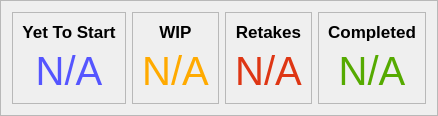
                          <widget class="QFrame" name="frame_34">
                           <property name="frameShape">
                            <enum>QFrame::StyledPanel</enum>
                           </property>
                           <property name="frameShadow">
                            <enum>QFrame::Raised</enum>
                           </property>
                           <layout class="QHBoxLayout" name="horizontalLayout_38">
                            <item>
                             <widget class="QFrame" name="frame_31">
                              <property name="frameShape">
                               <enum>QFrame::StyledPanel</enum>
                              </property>
                              <property name="frameShadow">
                               <enum>QFrame::Raised</enum>
                              </property>
                              <layout class="QVBoxLayout" name="verticalLayout_16">
                               <item>
                                <widget class="QLabel" name="label_13">
                                 <property name="font">
                                  <font>
                                   <family>Segoe UI</family>
                                   <pointsize>13</pointsize>
                                   <weight>75</weight>
                                   <bold>true</bold>
                                  </font>
                                 </property>
                                 <property name="text">
                                  <string>Yet To Start</string>
                                 </property>
                                 <property name="alignment">
                                  <set>Qt::AlignCenter</set>
                                 </property>
                                </widget>
                               </item>
                               <item>
                                <widget class="QLabel" name="sr_yts_lbl">
                                 <property name="font">
                                  <font>
                                   <family>Segoe UI</family>
                                   <pointsize>30</pointsize>
                                  </font>
                                 </property>
                                 <property name="styleSheet">
                                  <string notr="true">color: rgb(85, 85, 255);</string>
                                 </property>
                                 <property name="text">
                                  <string>N/A</string>
                                 </property>
                                 <property name="alignment">
                                  <set>Qt::AlignCenter</set>
                                 </property>
                                </widget>
                               </item>
                              </layout>
                             </widget>
                            </item>
                            <item>
                             <widget class="QFrame" name="frame_32">
                              <property name="frameShape">
                               <enum>QFrame::StyledPanel</enum>
                              </property>
                              <property name="frameShadow">
                               <enum>QFrame::Raised</enum>
                              </property>
                              <layout class="QVBoxLayout" name="verticalLayout_17">
                               <item>
                                <widget class="QLabel" name="label_18">
                                 <property name="font">
                                  <font>
                                   <family>Segoe UI</family>
                                   <pointsize>13</pointsize>
                                   <weight>75</weight>
                                   <bold>true</bold>
                                  </font>
                                 </property>
                                 <property name="text">
                                  <string>WIP</string>
                                 </property>
                                 <property name="alignment">
                                  <set>Qt::AlignCenter</set>
                                 </property>
                                </widget>
                               </item>
                               <item>
                                <widget class="QLabel" name="sr_wip_lbl">
                                 <property name="font">
                                  <font>
                                   <family>Segoe UI</family>
                                   <pointsize>30</pointsize>
                                  </font>
                                 </property>
                                 <property name="styleSheet">
                                  <string notr="true">color: rgb(255, 170, 0);</string>
                                 </property>
                                 <property name="text">
                                  <string>N/A</string>
                                 </property>
                                 <property name="alignment">
                                  <set>Qt::AlignCenter</set>
                                 </property>
                                </widget>
                               </item>
                              </layout>
                             </widget>
                            </item>
                            <item>
                             <widget class="QFrame" name="frame_35">
                              <property name="frameShape">
                               <enum>QFrame::StyledPanel</enum>
                              </property>
                              <property name="frameShadow">
                               <enum>QFrame::Raised</enum>
                              </property>
                              <layout class="QVBoxLayout" name="verticalLayout_18">
                               <item>
                                <widget class="QLabel" name="label_20">
                                 <property name="font">
                                  <font>
                                   <family>Segoe UI</family>
                                   <pointsize>13</pointsize>
                                   <weight>75</weight>
                                   <bold>true</bold>
                                  </font>
                                 </property>
                                 <property name="text">
                                  <string>Retakes</string>
                                 </property>
                                 <property name="alignment">
                                  <set>Qt::AlignCenter</set>
                                 </property>
                                </widget>
                               </item>
                               <item>
                                <widget class="QLabel" name="sr_rtk_lbl">
                                 <property name="font">
                                  <font>
                                   <family>Segoe UI</family>
                                   <pointsize>30</pointsize>
                                  </font>
                                 </property>
                                 <property name="styleSheet">
                                  <string notr="true">color: rgb(222, 54, 20);</string>
                                 </property>
                                 <property name="text">
                                  <string>N/A</string>
                                 </property>
                                 <property name="alignment">
                                  <set>Qt::AlignCenter</set>
                                 </property>
                                </widget>
                               </item>
                              </layout>
                             </widget>
                            </item>
                            <item>
                             <widget class="QFrame" name="frame_33">
                              <property name="frameShape">
                               <enum>QFrame::StyledPanel</enum>
                              </property>
                              <property name="frameShadow">
                               <enum>QFrame::Raised</enum>
                              </property>
                              <layout class="QVBoxLayout" name="verticalLayout_19">
                               <item>
                                <widget class="QLabel" name="label_19">
                                 <property name="font">
                                  <font>
                                   <family>Segoe UI</family>
                                   <pointsize>13</pointsize>
                                   <weight>75</weight>
                                   <bold>true</bold>
                                  </font>
                                 </property>
                                 <property name="text">
                                  <string>Completed</string>
                                 </property>
                                 <property name="alignment">
                                  <set>Qt::AlignCenter</set>
                                 </property>
                                </widget>
                               </item>
                               <item>
                                <widget class="QLabel" name="sr_cmp_lbl">
                                 <property name="font">
                                  <font>
                                   <family>Segoe UI</family>
                                   <pointsize>30</pointsize>
                                  </font>
                                 </property>
                                 <property name="styleSheet">
                                  <string notr="true">color: rgb(85, 170, 0);</string>
                                 </property>
                                 <property name="text">
                                  <string>N/A</string>
                                 </property>
                                 <property name="alignment">
                                  <set>Qt::AlignCenter</set>
                                 </property>
                                </widget>
                               </item>
                              </layout>
                             </widget>
                            </item>
                           </layout>
                          </widget>
